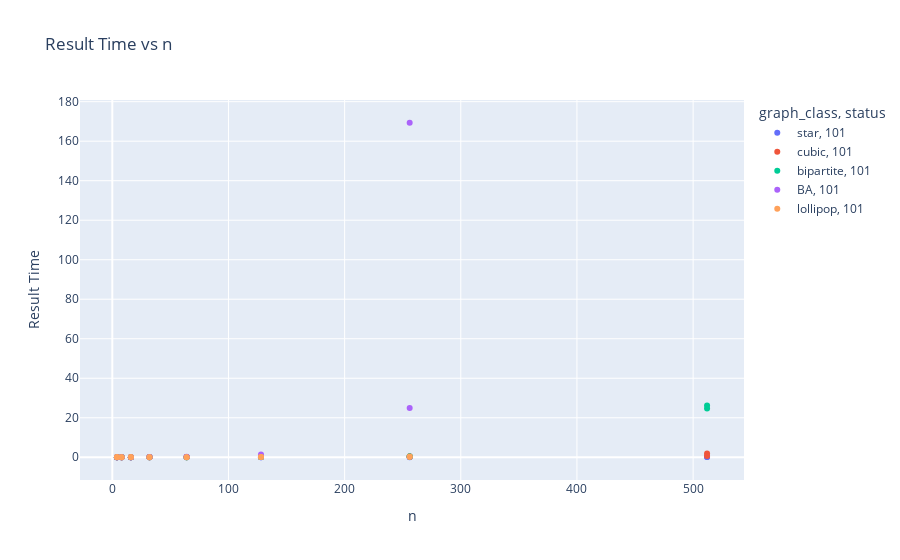

Notebook cell for this chart:
### Code cell
# Scatter plot result_time vs n
fig = px.scatter(df, x='n', y='result_time', color='graph_class', symbol='status',
                 title='Result Time vs n', labels={'n': 'n', 'result_time': 'Result Time'},
                 hover_data=['graph_class', 'status'])
fig.show()

### Figure 1 — Plotly figure (JSON) as saved in the notebook; plotly's stock layout.template omitted (floating-point values rounded to 4 significant figures)
{"data": [{"customdata": [["star", 101], ["star", 101], ["star", 101], ["star", 101], ["star", 101], ["star", 101], ["star", 101], ["star", 101], ["star", 101], ["star", 101], ["star", 101], ["star", 101], ["star", 101], ["star", 101], ["star", 101], ["star", 101]], "hovertemplate": "graph_class=%{customdata[0]}<br>status=%{customdata[1]}<br>n=%{x}<br>Result Time=%{y}<extra></extra>", "legendgroup": "star, 101", "marker": {"color": "#636efa", "symbol": "circle"}, "mode": "markers", "name": "star, 101", "orientation": "v", "showlegend": true, "type": "scatter", "x": [4, 4, 8, 8, 16, 16, 32, 32, 64, 64, 128, 128, 256, 256, 512, 512], "xaxis": "x", "y": [0.03332, 0.01538, 0.05344, 0.067, 0.04296, 0.04358, 0.07119, 0.05495, 0.04616, 0.04666, 0.05137, 0.05146, 0.08051, 0.07329, 0.1101, 0.1175], "yaxis": "y"}, {"customdata": [["cubic", 101], ["cubic", 101], ["cubic", 101], ["cubic", 101], ["cubic", 101], ["cubic", 101], ["cubic", 101], ["cubic", 101], ["cubic", 101], ["cubic", 101], ["cubic", 101], ["cubic", 101], ["cubic", 101], ["cubic", 101], ["cubic", 101], ["cubic", 101]], "hovertemplate": "graph_class=%{customdata[0]}<br>status=%{customdata[1]}<br>n=%{x}<br>Result Time=%{y}<extra></extra>", "legendgroup": "cubic, 101", "marker": {"color": "#EF553B", "symbol": "circle"}, "mode": "markers", "name": "cubic, 101", "orientation": "v", "showlegend": true, "type": "scatter", "x": [4, 4, 8, 8, 16, 16, 32, 32, 64, 64, 128, 128, 256, 256, 512, 512], "xaxis": "x", "y": [0.01776, 0.01063, 0.06573, 0.0253, 0.05524, 0.04883, 0.09508, 0.07234, 0.1014, 0.124, 0.1746, 0.1698, 0.2912, 0.5064, 1.856, 0.6394], "yaxis": "y"}, {"customdata": [["bipartite", 101], ["bipartite", 101], ["bipartite", 101], ["bipartite", 101], ["bipartite", 101], ["bipartite", 101], ["bipartite", 101], ["bipartite", 101], ["bipartite", 101], ["bipartite", 101], ["bipartite", 101], ["bipartite", 101], ["bipartite", 101], ["bipartite", 101], ["bipartite", 101], ["bipartite", 101]], "hovertemplate": "graph_class=%{customdata[0]}<br>status=%{customdata[1]}<br>n=%{x}<br>Result Time=%{y}<extra></extra>", "legendgroup": "bipartite, 101", "marker": {"color": "#00cc96", "symbol": "circle"}, "mode": "markers", "name": "bipartite, 101", "orientation": "v", "showlegend": true, "type": "scatter", "x": [4, 4, 8, 8, 16, 16, 32, 32, 64, 64, 128, 128, 256, 256, 512, 512], "xaxis": "x", "y": [0.02135, 0.01677, 0.02076, 0.02497, 0.02244, 0.02571, 0.0229, 0.02388, 0.04207, 0.06328, 0.07871, 0.09998, 0.3357, 0.3496, 26.2, 24.69], "yaxis": "y"}, {"customdata": [["BA", 101], ["BA", 101], ["BA", 101], ["BA", 101], ["BA", 101], ["BA", 101], ["BA", 101], ["BA", 101], ["BA", 101], ["BA", 101], ["BA", 101], ["BA", 101], ["BA", 101], ["BA", 101]], "hovertemplate": "graph_class=%{customdata[0]}<br>status=%{customdata[1]}<br>n=%{x}<br>Result Time=%{y}<extra></extra>", "legendgroup": "BA, 101", "marker": {"color": "#ab63fa", "symbol": "circle"}, "mode": "markers", "name": "BA, 101", "orientation": "v", "showlegend": true, "type": "scatter", "x": [4, 4, 8, 8, 16, 16, 32, 32, 64, 64, 128, 128, 256, 256], "xaxis": "x", "y": [0.02419, 0.01506, 0.05049, 0.0258, 0.06125, 0.06019, 0.08162, 0.06571, 0.2524, 0.1069, 1.429, 0.5534, 169.3, 24.88], "yaxis": "y"}, {"customdata": [["lollipop", 101], ["lollipop", 101], ["lollipop", 101], ["lollipop", 101], ["lollipop", 101], ["lollipop", 101], ["lollipop", 101], ["lollipop", 101], ["lollipop", 101], ["lollipop", 101], ["lollipop", 101], ["lollipop", 101], ["lollipop", 101], ["lollipop", 101]], "hovertemplate": "graph_class=%{customdata[0]}<br>status=%{customdata[1]}<br>n=%{x}<br>Result Time=%{y}<extra></extra>", "legendgroup": "lollipop, 101", "marker": {"color": "#FFA15A", "symbol": "circle"}, "mode": "markers", "name": "lollipop, 101", "orientation": "v", "showlegend": true, "type": "scatter", "x": [4, 4, 8, 8, 16, 16, 32, 32, 64, 64, 128, 128, 256, 256], "xaxis": "x", "y": [0.08501, 0.02015, 0.04495, 0.01992, 0.05525, 0.07747, 0.04827, 0.05387, 0.04583, 0.06447, 0.1067, 0.1036, 0.2552, 0.264], "yaxis": "y"}], "layout": {"legend": {"title": {"text": "graph_class, status"}, "tracegroupgap": 0}, "title": {"text": "Result Time vs n"}, "xaxis": {"anchor": "y", "domain": [0, 1], "title": {"text": "n"}}, "yaxis": {"anchor": "x", "domain": [0, 1], "title": {"text": "Result Time"}}}}
